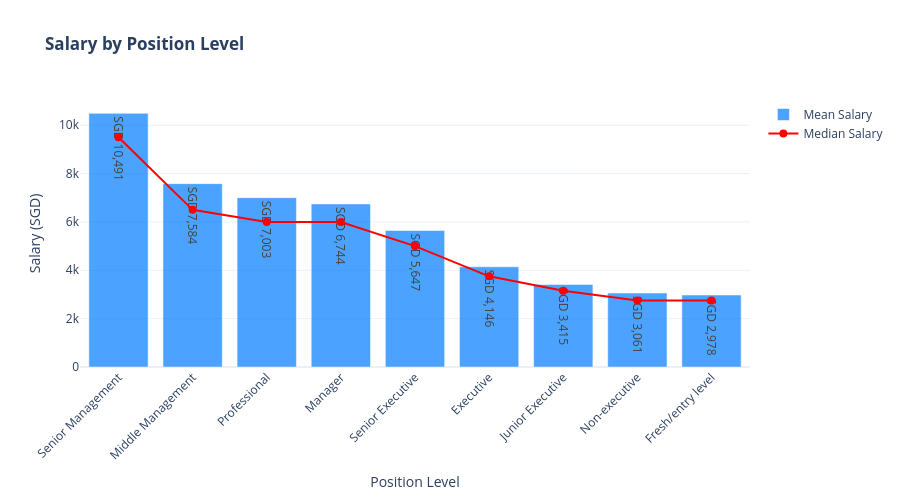

Source (notebook cell):
### Code cell
# Chart 3: Salary by Position Level
try:
    pos_level_stats = df.groupby('positionLevels', observed=True)['average_salary'].agg(['mean', 'median', 'count']).sort_values('mean', ascending=False)

    fig3 = go.Figure()
    fig3.add_trace(go.Bar(
        x=pos_level_stats.index,
        y=pos_level_stats['mean'],
        name='Mean Salary',
        marker_color='rgba(0, 123, 255, 0.7)',
        text=[f"SGD {val:,.0f}" for val in pos_level_stats['mean']],
        textposition='auto',
        hovertemplate='<b>%{x}</b><br>Mean: SGD %{y:,.0f}<br>Count: %{customdata:,}<extra></extra>',
        customdata=pos_level_stats['count'].values
    ))

    fig3.add_trace(go.Scatter(
        x=pos_level_stats.index,
        y=pos_level_stats['median'],
        name='Median Salary',
        mode='lines+markers',
        line_color='red',
        marker=dict(size=8),
        hovertemplate='<b>%{x}</b><br>Median: SGD %{y:,.0f}<extra></extra>'
    ))

    fig3.update_layout(
        title='<b>Salary by Position Level</b>',
        xaxis_title='Position Level',
        yaxis_title='Salary (SGD)',
        hovermode='x unified',
        template='plotly_white',
        height=500,
        xaxis_tickangle=-45
    )
    fig3.show()

    print("\n✓ Chart 3 created successfully")
    print("\nPosition Level Statistics:")
    print(pos_level_stats.round(2))
except Exception as e:
    print(f"⚠ Error creating Chart 3: {str(e)}")

### Figure 1 — Plotly figure (JSON) as saved in the notebook; plotly's stock layout.template omitted (floating-point values rounded to 4 significant figures)
{"data": [{"customdata": [22356, 27117, 110821, 109454, 99913, 251378, 165836, 126225, 104478], "hovertemplate": "<b>%{x}</b><br>Mean: SGD %{y:,.0f}<br>Count: %{customdata:,}<extra></extra>", "marker": {"color": "rgba(0, 123, 255, 0.7)"}, "name": "Mean Salary", "text": ["SGD 10,491", "SGD 7,584", "SGD 7,003", "SGD 6,744", "SGD 5,647", "SGD 4,146", "SGD 3,415", "SGD 3,061", "SGD 2,978"], "textposition": "auto", "type": "bar", "x": ["Senior Management", "Middle Management", "Professional", "Manager", "Senior Executive", "Executive", "Junior Executive", "Non-executive", "Fresh/entry level"], "y": [10490.0, 7584.0, 7003.0, 6744.0, 5647.0, 4146.0, 3415.0, 3061.0, 2978.0]}, {"hovertemplate": "<b>%{x}</b><br>Median: SGD %{y:,.0f}<extra></extra>", "line": {"color": "red"}, "marker": {"size": 8}, "mode": "lines+markers", "name": "Median Salary", "type": "scatter", "x": ["Senior Management", "Middle Management", "Professional", "Manager", "Senior Executive", "Executive", "Junior Executive", "Non-executive", "Fresh/entry level"], "y": [9500.0, 6500.0, 6000.0, 6000.0, 5000.0, 3750.0, 3150.0, 2750.0, 2750.0]}], "layout": {"height": 500, "hovermode": "x unified", "title": {"text": "<b>Salary by Position Level</b>"}, "xaxis": {"tickangle": -45, "title": {"text": "Position Level"}}, "yaxis": {"title": {"text": "Salary (SGD)"}}}}
